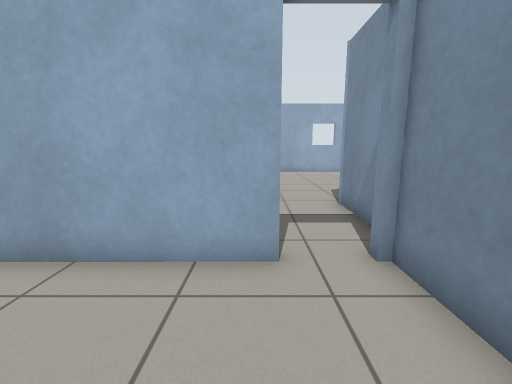
view 1 (above)

19 first-person views from a walk through a world built for the Gazebo simulator. The camera is 0.94 m above the floor, tilts 10° down and sees 90° across. The floor is counted in squares, 0.5 m on a side. Each view is taken from the middle of a square. On the plan, view 1 faces up. The plan holds only what a view shows up to about 15 squares ahead; the rest is blank.

view 2
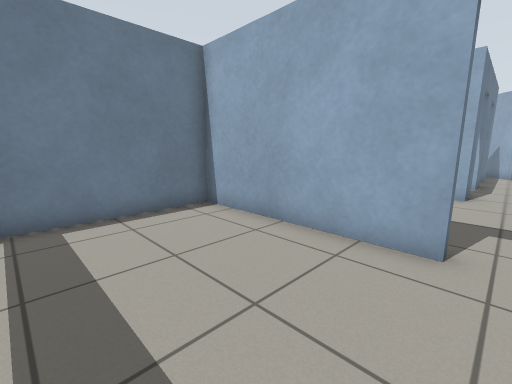

view 3
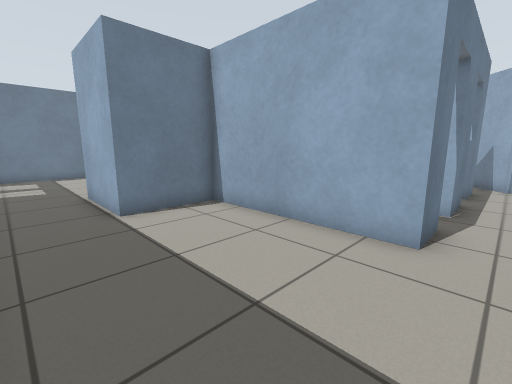

view 4
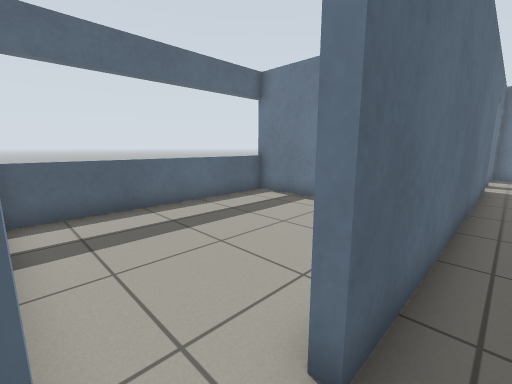

view 5
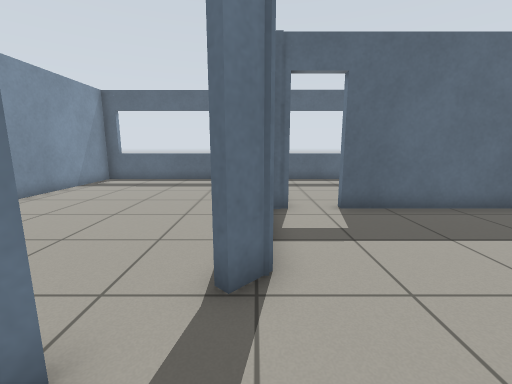

view 6
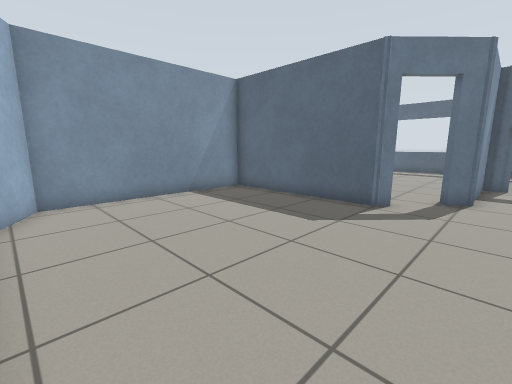

view 7
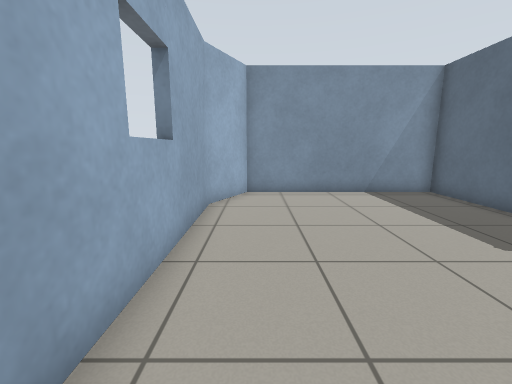

view 8
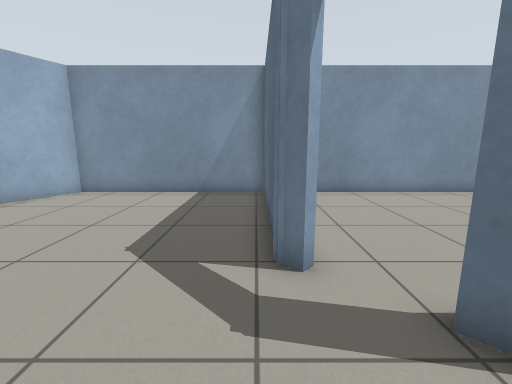

view 9
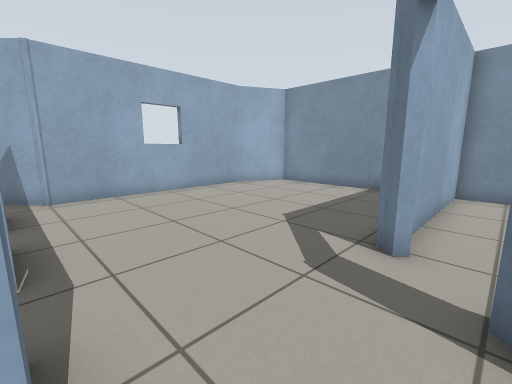

view 10
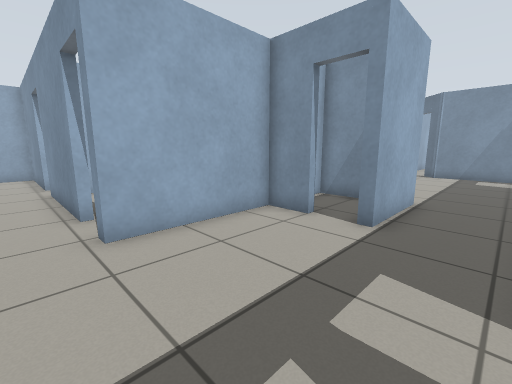

view 11
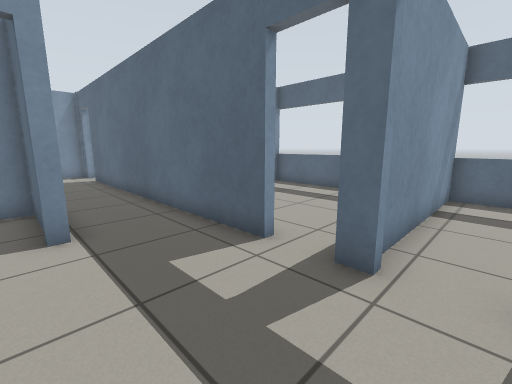

view 12
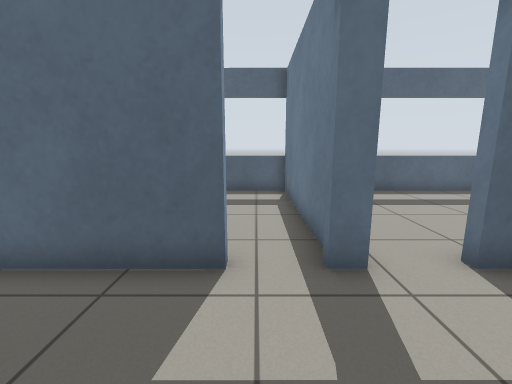

view 13
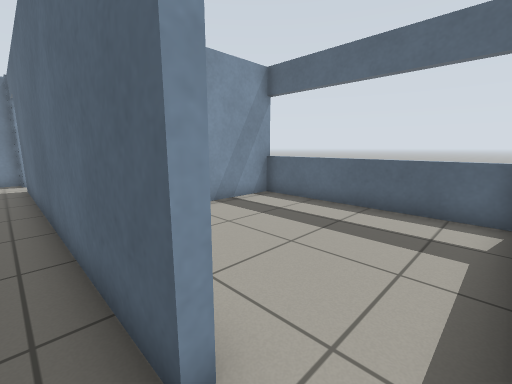

view 14
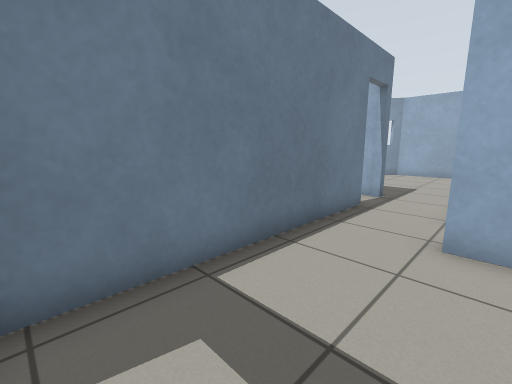

view 15
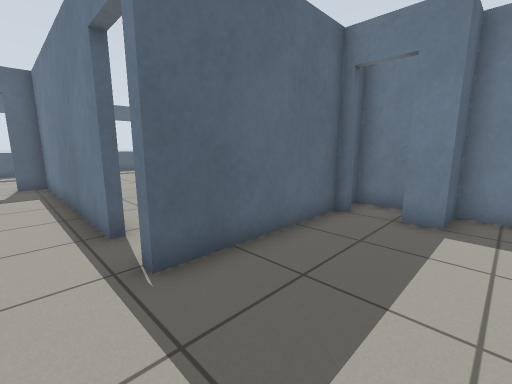

view 16
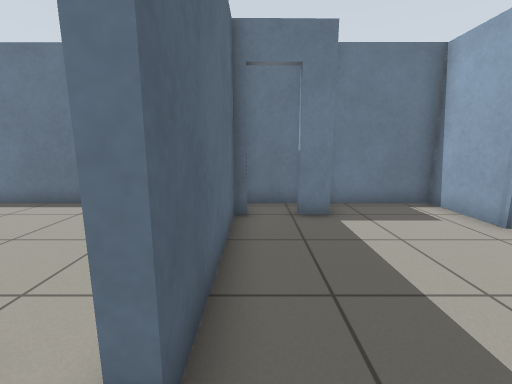

view 17
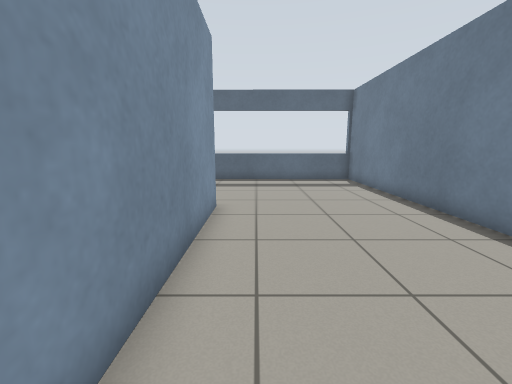

view 18
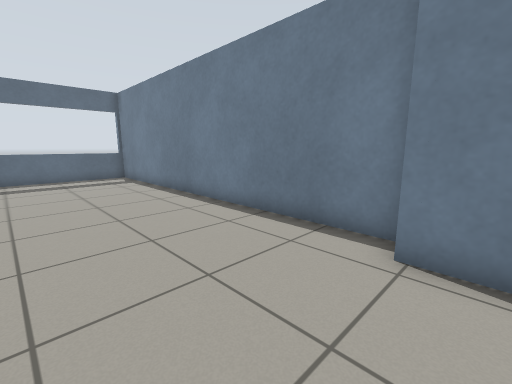

view 19
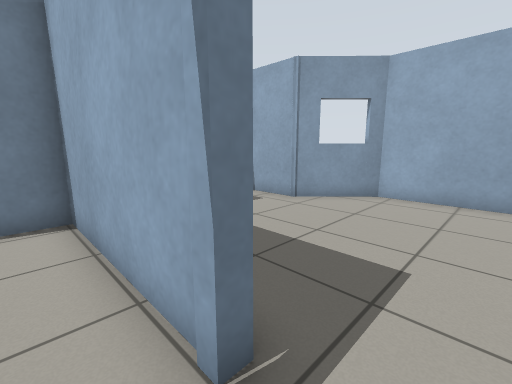

### Floor plan
Ten units are one square. View 1 is at (0, 0); x grows to the right and y downward. Boxes are objects, and circles mark ways between rooms. Rooms are numbered by the first view taken in them; rooms with no view inside come last. Other rooms are left out.
<svg viewBox="-250 -246 372 285">
<path fill="none" stroke="#000" d="M4 -40 -63 -40 -63 30M23 -19 23 -40M-63 30 21 30M0 -103 -64 -103 -64 -72 -99 -72M20 -43 28 -43 28 -84M-115 -43 4 -43M46 -103 50 -106 117 -106 117 -184 93 -196 10 -196 -3 -208M0 -154 0 -134M0 -119 0 -103M0 -185 0 -167M28 -84 34 -90M-149 -43 -143 -43M-125 -43 -115 -43M-99 -72 -99 -75M-99 -89 -99 -105 -148 -105M-174 -104 -174 -43M-146 -191 -146 -241 -195 -241 -218 -218 -244 -218 -244 -181 -230 -181 -230 -172M-230 -158 -230 -154 -174 -154 -174 -151M-174 -134 -174 -104M-146 -125 -146 -175M-177 -39 -177 -110M-244 -126 -244 34M-245 30 -146 30 -146 -35M-174 -151 -235 -151 -235 -128M-143 -43 -143 30M-67 33 -67 0M-143 30 -67 30"/>
<circle cx="15" cy="-40" r="3" fill="#2a7"/>
<circle cx="15" cy="-95" r="3" fill="#2a7"/>
<circle cx="-110" cy="-55" r="3" fill="#2a7"/>
<circle cx="-160" cy="-100" r="3" fill="#2a7"/>
<circle cx="-145" cy="-40" r="3" fill="#2a7"/>
<circle cx="-177" cy="-143" r="3" fill="#2a7"/>
<text x="-20" y="-10">1</text>
<text x="-30" y="-70">2</text>
<text x="60" y="-150">3</text>
<text x="-140" y="-70">4</text>
<text x="-190" y="-190">5</text>
<text x="-200" y="-50">6</text>
<text x="-110" y="-10">7</text>
</svg>
Room 1 opens to room 2. Room 2 opens to room 3. Room 2 opens to room 4. Room 4 opens to room 5. Room 4 opens to room 7. Room 5 opens to room 6.

Where each view was taken, in squares from view 1:
view 1: 0 up, 0 right, facing up
view 2: 1 down, 1 right, facing up-left
view 3: 5 up, 1 right, facing up-left
view 4: 5 up, 2 right, facing down-left
view 5: 12 up, 3 right, facing down
view 6: 19 up, 2 right, facing down-right
view 7: 18 up, 1 right, facing right
view 8: 11 up, 1 right, facing right
view 9: 9 up, 0 right, facing up-right
view 10: 5 up, 16 left, facing up-right
view 11: 8 up, 16 left, facing down-right
view 12: 8 up, 13 left, facing down
view 13: 5 up, 14 left, facing down-right
view 14: 5 up, 14 left, facing up-left
view 15: 19 up, 16 left, facing down-left
view 16: 16 up, 16 left, facing left
view 17: 12 up, 19 left, facing down
view 18: 14 up, 19 left, facing down-left
view 19: 14 up, 16 left, facing up-left
